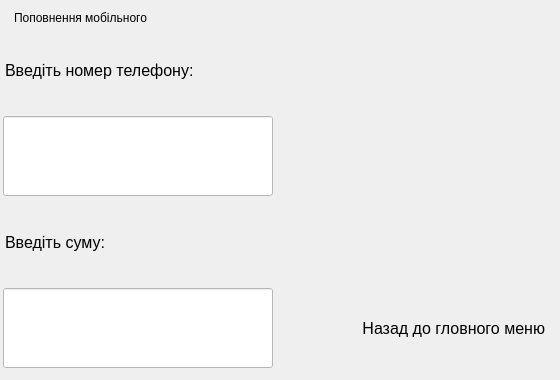
       <widget class="QWidget" name="page_5">
        <widget class="QWidget" name="gridLayoutWidget_5">
         <property name="geometry">
          <rect>
           <x>0</x>
           <y>30</y>
           <width>551</width>
           <height>341</height>
          </rect>
         </property>
         <layout class="QGridLayout" name="gridLayout_6" rowstretch="1,1,1,1" columnstretch="1,1" columnminimumwidth="0,0">
          <item row="3" column="1">
           <widget class="QLabel" name="label_32">
            <property name="maximumSize">
             <size>
              <width>16777215</width>
              <height>80</height>
             </size>
            </property>
            <property name="font">
             <font>
              <pointsize>12</pointsize>
             </font>
            </property>
            <property name="layoutDirection">
             <enum>Qt::LeftToRight</enum>
            </property>
            <property name="styleSheet">
             <string notr="true">margin-right: 2px;</string>
            </property>
            <property name="text">
             <string>Назад до гловного меню</string>
            </property>
            <property name="alignment">
             <set>Qt::AlignRight|Qt::AlignTrailing|Qt::AlignVCenter</set>
            </property>
           </widget>
          </item>
          <item row="1" column="0">
           <widget class="QLineEdit" name="pinField_2">
            <property name="enabled">
             <bool>true</bool>
            </property>
            <property name="minimumSize">
             <size>
              <width>0</width>
              <height>80</height>
             </size>
            </property>
            <property name="font">
             <font>
              <pointsize>26</pointsize>
              <weight>75</weight>
              <italic>false</italic>
              <bold>true</bold>
              <underline>false</underline>
              <strikeout>false</strikeout>
             </font>
            </property>
            <property name="styleSheet">
             <string notr="true">background-color: white;
border-color: black;
margin-left: 3px;</string>
            </property>
            <property name="text">
             <string/>
            </property>
           </widget>
          </item>
          <item row="3" column="0">
           <widget class="QLineEdit" name="pinField_3">
            <property name="enabled">
             <bool>true</bool>
            </property>
            <property name="minimumSize">
             <size>
              <width>0</width>
              <height>80</height>
             </size>
            </property>
            <property name="font">
             <font>
              <pointsize>18</pointsize>
              <weight>75</weight>
              <italic>false</italic>
              <bold>true</bold>
              <underline>false</underline>
              <strikeout>false</strikeout>
             </font>
            </property>
            <property name="styleSheet">
             <string notr="true">background-color: white;
border-color: black;
margin-left: 3px;</string>
            </property>
            <property name="text">
             <string/>
            </property>
           </widget>
          </item>
          <item row="0" column="0">
           <widget class="QLabel" name="label_20">
            <property name="maximumSize">
             <size>
              <width>16777215</width>
              <height>80</height>
             </size>
            </property>
            <property name="font">
             <font>
              <pointsize>12</pointsize>
             </font>
            </property>
            <property name="styleSheet">
             <string notr="true">border-width: 0px;
margin: 1px;</string>
            </property>
            <property name="text">
             <string>Введіть номер телефону:</string>
            </property>
           </widget>
          </item>
          <item row="2" column="0">
           <widget class="QLabel" name="label_24">
            <property name="maximumSize">
             <size>
              <width>16777215</width>
              <height>80</height>
             </size>
            </property>
            <property name="font">
             <font>
              <pointsize>12</pointsize>
             </font>
            </property>
            <property name="styleSheet">
             <string notr="true">border-width: 0px;
margin: 1px;</string>
            </property>
            <property name="text">
             <string>Введіть суму:</string>
            </property>
           </widget>
          </item>
         </layout>
        </widget>
        <widget class="QLabel" name="label_21">
         <property name="geometry">
          <rect>
           <x>10</x>
           <y>10</y>
           <width>151</width>
           <height>16</height>
          </rect>
         </property>
         <property name="styleSheet">
          <string notr="true">border-width: 0px;
margin: 1px;</string>
         </property>
         <property name="text">
          <string>Поповнення мобільного</string>
         </property>
        </widget>
       </widget>
